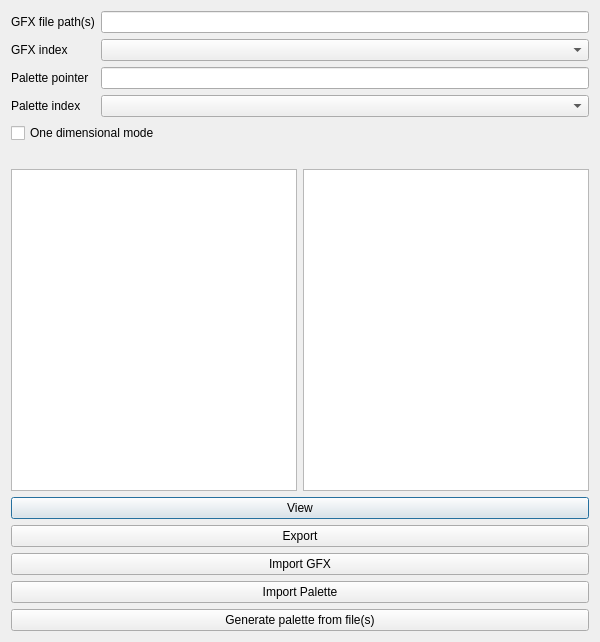
<?xml version="1.0" encoding="UTF-8"?>
<ui version="4.0">
 <class>GfxEditor</class>
 <widget class="QDialog" name="GfxEditor">
  <property name="geometry">
   <rect>
    <x>0</x>
    <y>0</y>
    <width>600</width>
    <height>642</height>
   </rect>
  </property>
  <property name="windowTitle">
   <string>GFX Editor</string>
  </property>
  <layout class="QVBoxLayout" name="verticalLayout">
   <item>
    <layout class="QFormLayout" name="formLayout">
     <property name="fieldGrowthPolicy">
      <enum>QFormLayout::AllNonFixedFieldsGrow</enum>
     </property>
     <item row="0" column="0">
      <widget class="QLabel" name="label_2">
       <property name="text">
        <string>GFX file path(s)</string>
       </property>
      </widget>
     </item>
     <item row="0" column="1">
      <widget class="QLineEdit" name="gfx_file_names"/>
     </item>
     <item row="2" column="0">
      <widget class="QLabel" name="label_3">
       <property name="text">
        <string>Palette pointer</string>
       </property>
      </widget>
     </item>
     <item row="2" column="1">
      <widget class="QLineEdit" name="palette_pointer"/>
     </item>
     <item row="3" column="0">
      <widget class="QLabel" name="label_4">
       <property name="text">
        <string>Palette index</string>
       </property>
      </widget>
     </item>
     <item row="3" column="1">
      <widget class="QComboBox" name="palette_index"/>
     </item>
     <item row="1" column="0">
      <widget class="QLabel" name="label">
       <property name="text">
        <string>GFX index</string>
       </property>
      </widget>
     </item>
     <item row="1" column="1">
      <widget class="QComboBox" name="gfx_index"/>
     </item>
    </layout>
   </item>
   <item>
    <widget class="QCheckBox" name="one_dimensional_mode">
     <property name="text">
      <string>One dimensional mode</string>
     </property>
    </widget>
   </item>
   <item>
    <widget class="QLabel" name="info_label">
     <property name="text">
      <string/>
     </property>
    </widget>
   </item>
   <item>
    <layout class="QHBoxLayout" name="horizontalLayout">
     <item>
      <widget class="QGraphicsView" name="gfx_file_graphics_view"/>
     </item>
     <item>
      <widget class="QGraphicsView" name="palette_graphics_view"/>
     </item>
    </layout>
   </item>
   <item>
    <widget class="QPushButton" name="view_button">
     <property name="text">
      <string>View</string>
     </property>
    </widget>
   </item>
   <item>
    <widget class="QPushButton" name="export_button">
     <property name="text">
      <string>Export</string>
     </property>
    </widget>
   </item>
   <item>
    <widget class="QPushButton" name="import_gfx_button">
     <property name="text">
      <string>Import GFX</string>
     </property>
    </widget>
   </item>
   <item>
    <widget class="QPushButton" name="import_palette_button">
     <property name="text">
      <string>Import Palette</string>
     </property>
    </widget>
   </item>
   <item>
    <widget class="QPushButton" name="generate_palette_from_files">
     <property name="text">
      <string>Generate palette from file(s)</string>
     </property>
    </widget>
   </item>
  </layout>
 </widget>
 <resources/>
 <connections/>
</ui>
